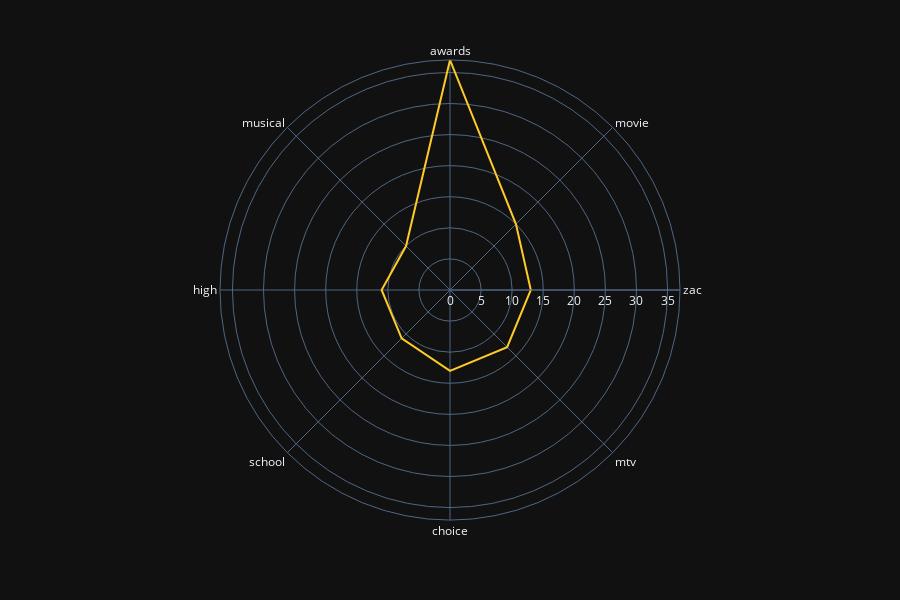

The notebook cell this image was saved under:
### Code cell
#polar/radar chart TITLES
import plotly.express as px
col1 = []
col2 = []
line_polar_df = pd.DataFrame()
for i in range(len(li_words[:8])):
    col1.append(li_words[i][0])
    col2.append(li_words[i][1])
    
line_polar_df["count"] = col1
line_polar_df["keyword"] = col2
fig = px.line_polar(line_polar_df, r="count", theta="keyword", template="plotly_dark",
            color_discrete_sequence= px.colors.sequential.Plasma[-2::-1], line_close=True)
fig.show()
print(li_words[:8])

### Figure 1 — Plotly figure (JSON) as saved in the notebook; plotly's stock layout.template omitted (floating-point values rounded to 4 significant figures)
{"data": [{"hoverlabel": {"namelength": 0}, "hovertemplate": "count=%{r}<br>keyword=%{theta}", "legendgroup": "", "line": {"color": "#fdca26", "dash": "solid"}, "mode": "lines", "name": "", "r": [37, 15, 13, 13, 13, 11, 11, 10, 37], "showlegend": false, "subplot": "polar", "theta": ["awards", "movie", "zac", "mtv", "choice", "school", "high", "musical", "awards"], "type": "scatterpolar"}], "layout": {"height": 600, "legend": {"tracegroupgap": 0}, "margin": {"t": 60}, "polar": {"angularaxis": {"direction": "clockwise", "rotation": 90}, "domain": {"x": [0, 1], "y": [0, 1]}}}}
